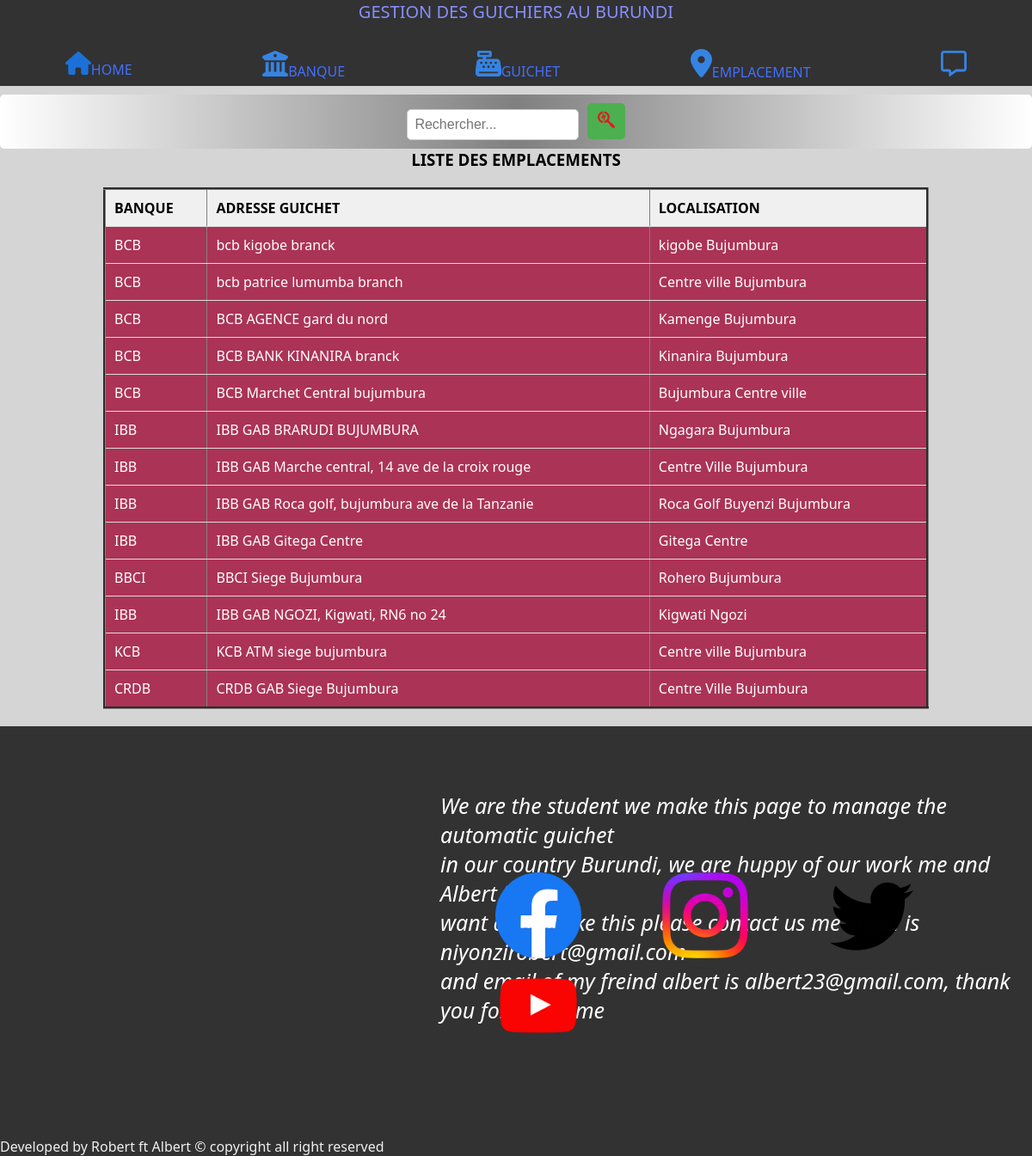
Screenshot of /users/useremplacement.php with the database file from the repository.
### tables this page shows
CREATE TABLE `empla` (
  `id_emplacement` int(11) NOT NULL,
  `id_banque` int(11) NOT NULL,
  `id_guichet` int(11) NOT NULL,
  `loca` text NOT NULL
);

CREATE TABLE `banque` (
  `id_banque` int(11) NOT NULL,
  `nom_banque` varchar(30) NOT NULL,
  `adresse_banque` text NOT NULL,
  `telephone_banque` int(11) NOT NULL,
  `logo` blob NOT NULL
);

CREATE TABLE `guichet` (
  `id_guichet` int(11) NOT NULL,
  `loc_guichet` text NOT NULL,
  `type_guichet` text NOT NULL,
  `id_banque` int(11) NOT NULL
);

### users/useremplacement.php (the view, shortened to what this page needs)
<!DOCTYPE html>
<html lang="en">
<head>
</head>
<body>
    <?php
    include("menu.php");
    ?>
    <?php
     include("connect.php");
     $liste_emplacement=$connect->query("SELECT empla.loca, banque.nom_banque AS nom_banque, guichet.loc_guichet
FROM empla
JOIN banque ON empla.id_banque = banque.id_banque
JOIN guichet ON empla.id_guichet = guichet.id_guichet");
    ?>
          <h3> LISTE DES EMPLACEMENTS </h3>
          <table border="3">
            <tr>
                <th>
                    BANQUE
                </th>
                <th>
                      ADRESSE GUICHET
                </th>
                <th>
                      LOCALISATION
                </th>
            </tr>
            <?php
            while($take_from_db= $liste_emplacement->fetch())
         {
            ?>
            <tr>
                <td>
                    <?php
                        echo $take_from_db["nom_banque"];
                    ?>
                 </td>
                 <td>
                    <?php
                          echo $take_from_db["loc_guichet"];
                    ?>
                 </td>
                <td>
                    <?php
                         echo $take_from_db["loca"];
                    ?>
                </td>
            </tr>
           <?php
        }
               ?>
          </table>
</body>
</html>
</body>
<?php
include("footer.php");
?>
</html>

### users/menu.php (shortened to what this page needs)
<!DOCTYPE html>
<html lang="en">
<head>
    <link rel="stylesheet" href="menu.css">
</head>
<body>
<nav>
        <div class="bar">
            <div class="tete">
                 <h1 id="tete1">GESTION DES GUICHIERS AU BURUNDI</h1>
            </div>
            <div class="onglet">
                <a href="index.php"><img src="icons/home.svg" width="30px">HOME</a>
            <a href="userbanque.php"><img src="icons/building.svg"width="30px" >BANQUE</a>
            <a href="userguichet.php"><img src="icons/atm.svg"width="30px" >GUICHET</a>
            <a href="useremplacement.php"><img src="icons/location.svg" width="25px">EMPLACEMENT</a>
            <a href="contact.php" id="sms"><img src="icons/message.svg" width="30px"></a>
           </div>
        </div>
    </nav>
    <div class="search-bar">
    <form action="recherche.php" method="GET">
        <input type="text" name="query" placeholder="Rechercher...">
        <button type="submit"><img src="icons/search.svg" width="20px"></button>
    </form>
</div>
</body>
</html>

### users/footer.php (shortened to what this page needs)
<!DOCTYPE html>
<html lang="en">
<head>
    <link rel="stylesheet" href="./footer.css">
</head>
<footer>
    <address>
        We are the student we make this page to manage the automatic guichet<br>
        in our country Burundi, we are huppy of our work me and Albert if you<br>
        want a work like this please contact us me email is niyonzirobert@gmail.com<br>
        and email of my freind albert is albert23@gmail.com, thank you for your time<br>
    </address>
<div class="resaux">
    <a href="http://www.facebook.com"><img src="./logo/fabook.png" title="OUR Facebook page" class="fb one"></a>
    <a href="http://www.instagramm.com"><img src="./logo/insta.png" title="OUR Instagramm page" class="ig one"></a>
    <a href="http://www.facebook.com"><img src="./logo/twitter.png" title="OUR Twitter page" class="twit one"></a>
    <a href="http://ww.youtube.com"><img src="./logo/utube.png" title="OUR Youtube channel" class="you one"></a>
</div>
    <p id="copyright">
        Developed by Robert ft Albert &copy; copyright all right reserved
    </p>
</footer>
</html>

### users/menu.css (style rules this page uses)
* { padding: 0; margin:0; box-sizing: border-box; }
body { background: #d6d5d5; font-family: 'Segoe UI', Tahoma, Geneva, Verdana, sans-serif; }
#tete1 { text-align: center; color: #878fff; font-size: 20px; font-weight: 500; }
nav { position: sticky; top: 0; z-index: 200; }
.bar { height: 100px; width: 100%; background: rgb(50, 50, 51); }
.onglet { display: flex; justify-content: space-around; align-items: center; padding-top: 30px; }
.onglet a { position: relative; text-decoration: none; color: #436fff; }
.onglet a::after { content:""; position: absolute; width: 0; height: 12px; background: #436fff; left: 0; bottom: -15px; transition: 0.7s; }
input { font-size: 20px; color:#436fff; }
table tr td { color: white; }

### users/footer.css (style rules this page uses)
* { padding: 0; margin: 0; box-sizing: border-box; }
footer { position: relative; height: 500px; width: 100%; background:rgb(50, 50, 51); bottom: 0; }
#copyright { position: absolute; bottom: 0; color: #efefef; text-align: center; }
address { color: white; font-size: 25px; position: absolute; left: 32rem; top: 75px; }
.one { width: 100px; height: 100px; margin-right: 90px; }
.resaux { position: absolute; bottom: 120px; left: 36rem; }

### users/useremplacement.php (style rules this page uses)
table { width: 80%; margin: 20px auto; border-collapse: collapse; }
th, td { padding: 10px; text-align: left; border-bottom: 1px solid #ddd; background: #ab3356; }
h3 { text-align: center; }
th { background-color: #f0f0f0; }

### users/menu.php (style rules this page uses)
.search-bar { display: flex; align-items: center; justify-content: center; background-image: linear-gradient(to right, white, gray, white); padding: 10px; margin-top: 10px; border-radius: 5px; }
.search-bar input[type="text"] { padding: 8px; border: 1px solid #ccc; border-radius: 5px; font-size: 16px; width: 200px; }
.search-bar button { padding: 8px 12px; border: none; background-color: #4CAF50; color: white; border-radius: 5px; font-size: 16px; cursor: pointer; margin-left: 5px; }

### rows the page displays
empla: id_banque.nom_banque "BCB", id_guichet.loc_guichet "bcb kigobe branck", loca "kigobe Bujumbura"
empla: id_banque.nom_banque "BCB", id_guichet.loc_guichet "bcb patrice lumumba branch", loca "Centre ville Bujumbura"
empla: id_banque.nom_banque "BCB", id_guichet.loc_guichet "BCB AGENCE gard du nord", loca "Kamenge Bujumbura"
empla: id_banque.nom_banque "BCB", id_guichet.loc_guichet "BCB BANK KINANIRA branck", loca "Kinanira Bujumbura"
empla: id_banque.nom_banque "BCB", id_guichet.loc_guichet "BCB Marchet Central bujumbura", loca "Bujumbura Centre ville"
empla: id_banque.nom_banque "IBB", id_guichet.loc_guichet "IBB GAB BRARUDI BUJUMBURA", loca "Ngagara Bujumbura"
empla: id_banque.nom_banque "IBB", id_guichet.loc_guichet "IBB GAB Marche central, 14 ave de la croix rouge", loca "Centre Ville Bujumbura"
empla: id_banque.nom_banque "IBB", id_guichet.loc_guichet "IBB GAB Roca golf, bujumbura ave de la Tanzanie", loca "Roca Golf Buyenzi Bujumbura"
empla: id_banque.nom_banque "IBB", id_guichet.loc_guichet "IBB GAB Gitega Centre", loca "Gitega Centre"
empla: id_banque.nom_banque "BBCI", id_guichet.loc_guichet "BBCI Siege Bujumbura", loca "Rohero Bujumbura"
empla: id_banque.nom_banque "IBB", id_guichet.loc_guichet "IBB GAB NGOZI, Kigwati, RN6 no 24", loca "Kigwati Ngozi"
empla: id_banque.nom_banque "KCB", id_guichet.loc_guichet "KCB ATM siege bujumbura", loca "Centre ville Bujumbura"
empla: id_banque.nom_banque "CRDB", id_guichet.loc_guichet "CRDB GAB Siege Bujumbura", loca "Centre Ville Bujumbura"
